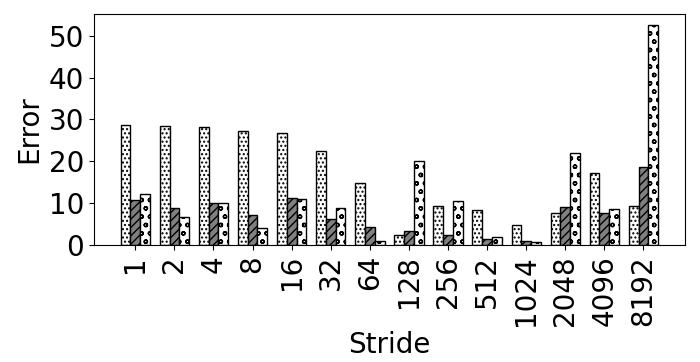

Write the Python code that produced this figure.
import random
import matplotlib
import matplotlib.pyplot as plt
from matplotlib import style

import numpy as np
import matplotlib.patches as mpatches

#plt.rcdefaults()
fig, ax = plt.subplots()

fig.set_size_inches(7, 3.5)


#stride = ['stride-1', 'stride-2', 'stride-4', 'stride-8', 'stride-16', 'stride-32', 'stride-64', 'stride-128', 'stride-256', 'stride-512', 'stride-1024', 'stride-2048', 'stride-4096', 'stride-8192']
stride = ['1', '2', '4', '8', '16', '32', '64', '128', '256', '512', '1024', '2048', '4096', '8192']

bwell=[28.5977589978248, 28.3803336597917, 28.1505688175768, 27.3483906215491, 26.8017314611233, 22.5089734608732, 14.8042203333489, 2.45857102052802, 9.31158838607853, 8.31352489885165, 4.84893245391249, 7.6756351060072, 17.295417990059, 9.3929992610696]
slake=[10.8536087885505, 8.80873568540327, 10.0503717917966, 7.25746218824905, 11.3080991078777, 6.16742733605573, 4.26040915165902, 3.49479832596225, 2.40137664094058, 1.36846506488168, 0.906857690209648, 9.05192758395697, 7.78622912717638, 18.7764460695686]
clake=[12.1948478278176, 6.63364236352826, 10.1022963948863, 4.06164614865072, 11.0211356835143, 8.79826760485281, 1.05096347145657, 20.0509688828063, 10.5422143490572, 2.0059700391996, 0.855593632179388, 22.0693990265854, 8.63763057533695, 52.6333343228941]

barwidth=.25
# Set position of bar on X axis
r1 = np.arange(len(bwell))
r2 = [x + barwidth for x in r1]
r3 = [x + barwidth for x in r2]


x_pos = np.arange(len(stride))  # the label locations
#ax.barh(x_pos, read, hatch='....', color='white', edgecolor='black')
#rects1 = plt.bar(x, traffic, .8, hatch='....', color='white', edgecolor='black')
plt.bar(r1, bwell, width=barwidth, hatch='....', color='white', edgecolor='black', label='Broadwell')
plt.bar(r2, slake, width=barwidth, hatch='////', color='grey', edgecolor='black', label='Sky Lake')
plt.bar(r3, clake, width=barwidth, hatch='oo', color='white', edgecolor='black', label='Cascade Lake')

#plt.legend(handlelength=3, fontsize=12)

#plt.legend(loc="upper right", fontsize=12)


ax.set_ylabel('Error', fontsize=16)
ax.set_xlabel('Stride', fontsize=16)


#plt.title('', fontsize=18)
#ax.set_xticks(x_pos)

plt.yticks(fontsize=14)
#plt.yticks(np.arange(0, 100, 10), fontsize=14)
#ax.get_yaxis().get_major_formatter().set_scientific(False)

plt.xticks([r + barwidth for r in range(len(bwell))], stride, fontsize=12, rotation=90)

#plt.xticks(rotation=90, fontsize=14)
#ax.set_xticklabels(stride, fontsize=12)

#ax.invert_yaxis()
plt.tight_layout()

plt.show()
fig.savefig('5_non_init_nonp.png', dpi=100)

# Example data
